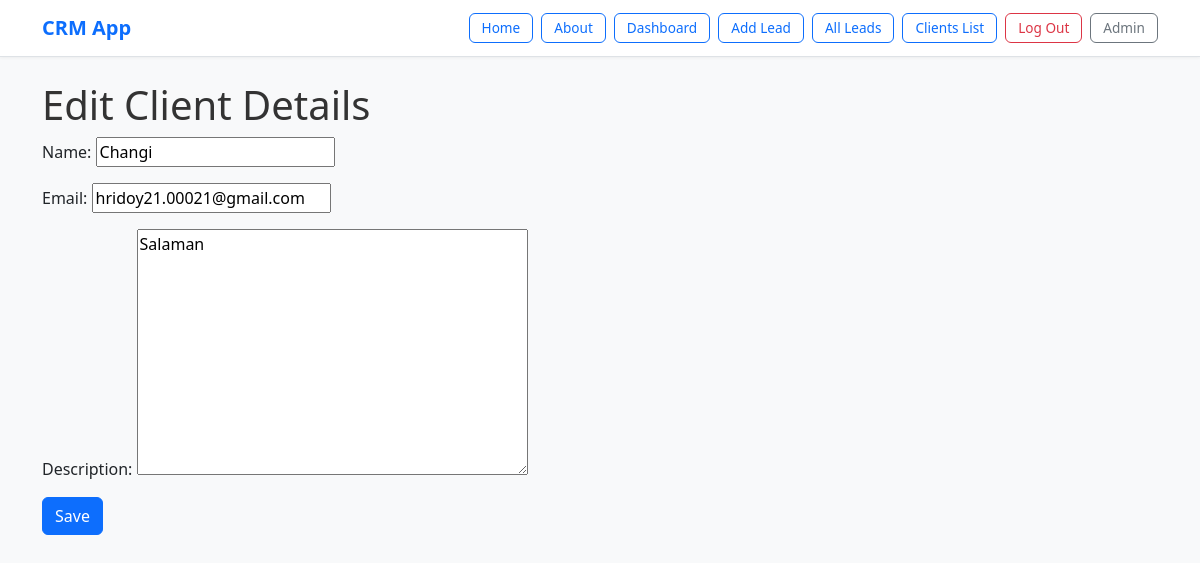
The app's page /dashboard/client_list/2/edit (signed in) with its own data.
### client/models.py (models this page shows, shortened)
class Client(models.Model):
    name=models.CharField(max_length=50)
    team=models.ForeignKey(Team, related_name='clients', on_delete=models.CASCADE)
    email=models.EmailField()
    description=models.TextField(blank=True, null=True)
    created_by=models.ForeignKey(User, related_name='clients', on_delete=models.CASCADE)
    created_at=models.DateTimeField(auto_now_add=True)
    modified_at=models.DateTimeField(auto_now=True)
    class Meta:
        ordering = ('name',)  # ✅ tuple

### client/views.py (the view)
# urls.py: path("<int:pk>/edit", views.edit_clients, name='client_edit'),
@login_required
def edit_clients(request, pk):
    client = get_object_or_404(Client, created_by=request.user, pk=pk)
    if request.method == "POST":
        form = AddClientForm(request.POST, instance=client)
        if form.is_valid():
            form.save()
            messages.success(request, 'The changes were saved.')
            return redirect('client_list')
        else:
            messages.error(request, 'Please correct the error below.')
    else:
        form = AddClientForm(instance=client)
    return render(request, 'client/client_edit.html', {
        'form': form,
        'client': client,
    })

### client/forms.py
class AddClientForm(forms.ModelForm):
    class Meta:
        model=Client
        fields=('name','email','description',)

### client/templates/client/client_edit.html (shortened to what this page needs)
{% extends 'crm/base.html' %}
{% block content %}
<h1>Edit Client Details</h1>
<form method="post">
    {{ form.as_p }}
    <button type="submit" class="btn btn-primary">Save</button>
</form>
{% endblock %}

### crm/templates/crm/base.html (style rules this page uses)
body { font-family: "Segoe UI", Roboto, sans-serif; background-color: #f8f9fa; }
.container h1, .container h3 { color: #333; }

### records on screen
Client: name "Changi", email "hridoy21.00021@gmail.com", description "Salaman"
